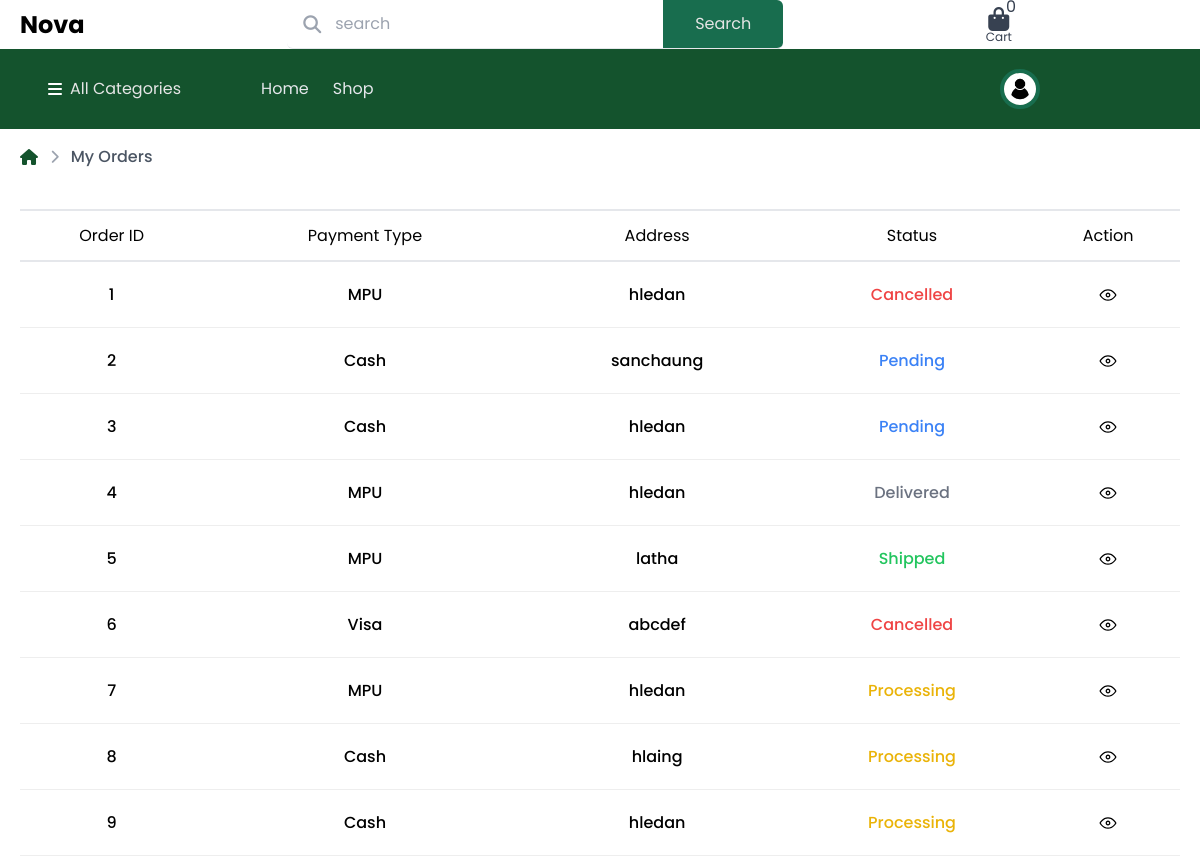
Screenshot of /user/order.php (signed in) with the database file from the repository.
### tables this page shows
CREATE TABLE `orders` (
  `id` int(11) NOT NULL,
  `user_id` int(11) DEFAULT NULL,
  `payment_type` varchar(255) NOT NULL,
  `address` varchar(255) NOT NULL,
  `order_date` timestamp NOT NULL DEFAULT current_timestamp() ON UPDATE current_timestamp(),
  `status` varchar(100) NOT NULL DEFAULT 'Processing'
);

### user/order.php (the view, shortened to what this page needs)
<?php
require_once "../assets/includes/usernavbar.php";
$user_id = $_SESSION['user']['uid'];
$stmt = $pdo->prepare("SELECT * FROM orders WHERE user_id = :user_id");
$stmt->execute(['user_id' => $user_id]);
$orders = $stmt->fetchAll(PDO::FETCH_ASSOC);
?>
<main class="px-5">
    <div class="container py-4 flex items-center gap-3">
        <a href="./" class="text-green-900 text-base">
            <i class="fa-solid fa-house"></i>
        </a>
        <span class="text-sm text-gray-400">
            <i class="fa-solid fa-chevron-right"></i>
        </span>
        <p class="text-gray-600 font-medium">My Orders</p>
    </div>
    <div class="w-full rounded-sm  bg-white pt-6 pb-2.5 xl:pb-1">
			<div class="max-w-full overflow-x-auto">
				<table class="w-full table-auto">
				<thead class=" border-y-2 ">
					<tr class="text-center  bg-gray-2 dark:bg-meta-4">
						<td class="py-3 text-center">Order ID</td>
						<td class="py-3 text-center">Payment Type</td>
						<td class="py-3 text-center">Address</td>
						<td class="py-3 text-center">Status</td>
						<td class="py-3 text-center">Action</td>
					</tr>
				</thead>
				<tbody>
					<?php foreach ($orders as $order) { ?>
					<tr>
						<td class="border-b text-center border-[#eee] py-5  dark:border-strokedark">
							<h5 class="font-medium text-black "><?php echo $order['id']; ?></h5>
						</td>
                        <td class="border-b text-center border-[#eee] py-5  dark:border-strokedark">
							<h5 class="font-medium text-black "><?php echo $order['payment_type']; ?></h5>
						</td>
                        <td class="border-b text-center border-[#eee] py-5  dark:border-strokedark">
							<h5 class="font-medium text-black "><?php echo $order['address']; ?></h5>
						</td>
						<td class="border-b text-center border-[#eee] py-5 dark:border-strokedark">
						<?php
						$status = $order['status'];
						$color_class = '';
						switch ($status) {
							case 'Pending':
								$color_class = 'text-blue-500';
								break;
							case 'Processing':
								$color_class = 'text-yellow-500';
								break;
							case 'Shipped':
								$color_class = 'text-green-500';
								break;
							case 'Delivered':
								$color_class = 'text-gray-500';
								break;
							case 'Cancelled':
								$color_class = 'text-red-500';
								break;
						}
						?>
						<h5 class="font-medium <?php echo $color_class; ?>"><?php echo $status; ?></h5>
					</td>
                        <td class=" border-b border-[#eee] py-5  dark:border-strokedark">
							<div class="flex justify-center items-center space-x-3.5">
                                <a href="orderDetail.php?id=<?= $order['id']; ?>"class="hover:text-emerald-700">
								</a>
							</div>
						</td>
					</tr>
					<?php } ?>
				</tbody>
				</table>
			</div>
			</div>
</main>

### assets/includes/header.php (shortened to what this page needs)
<head>
    <link rel="stylesheet" href="../assets/style/admin.css">
      <link rel="stylesheet" href="https://cdnjs.cloudflare.com/ajax/libs/font-awesome/6.5.2/css/all.min.css">
      <script src="https://cdn.tailwindcss.com"></script>
    <link href="https://cdnjs.cloudflare.com/ajax/libs/toastr.js/latest/toastr.css" rel="stylesheet">
</head>

### assets/includes/usernavbar.php (shortened to what this page needs)
<?php
require_once "../assets/includes/header.php";
?>
<body>
    <header class=" shadow-sm bg-white">
        <div class="container flex items-center justify-between">
            <a href=<?="./"?> class=" text-2xl font-bold ml-5 ">
                <span class="title">Nova</span>
            </a>
            <form method="GET" action="shop.php">
                <div class="w-full max-w-xl relative flex">
                    <span class="absolute left-4 top-4 text-lg text-gray-400">
                        <i class="fa-solid fa-magnifying-glass"></i>
                    </span>
                    <input type="text" name="search" id="search"
                        class="w-full border-b border-primary border-r-0 pl-12 py-3 pr-3 rounded-l-md focus:outline-none hidden md:flex"
                        placeholder="search">
                    <button
                        class=" text-neutral-200 border-b border-primary bg-[#186D4E] px-8 rounded-r-md hover:bg-green-800 hover:text-primary justify-center items-center  transition hidden md:flex">Search
                    </button>
                </div>
            </form>
            <div class="flex items-center space-x-4 pr-3">
                <a href="./cart.php" class="relative text-center text-gray-700 hover:text-primary transition relative">
                    <?php
                        $qty =0;
                    ?>
                        <span class=" absolute z-50 -top-3 -right-1"><?php echo $qty ?></span>
                    <div class="text-2xl">
                        <i class="fa-solid fa-bag-shopping"></i>
                    </div>
                    <div class="text-xs leading-3">Cart</div>
                    <div
                        class="absolute -right-3 -top-1 w-5 h-5 rounded-full flex items-center justify-center bg-primary text-white text-xs">
                        2</div>
                </a>
            </div>
        </div>
    </header>
    <nav class="bg-green-900 px-4">
        <div class="container flex">
            <div class="px-8 py-4 bg-primary md:flex items-center cursor-pointer relative group hidden">
                <span class="text-white">
                    <i class="fa-solid fa-bars"></i>
                </span>
                <span class="capitalize ml-2 text-neutral-200 ">All Categories</span>
            </div>
            <div class="flex items-center justify-between flex-grow md:pl-12 py-5">
                <div class="flex items-center space-x-6 capitalize">
                    <a href="./" class="text-gray-200 hover:text-white transition">Home</a>
                    <a href="./shop.php" class="text-gray-200 hover:text-white transition">Shop</a>
                </div>
                <?php
                if(isset($_SESSION['user'])){
                    ?>
                    <div class="relative user border-4 border-[#186D4E] rounded-full">
                        <img src="../assets/img/customer01.jpg" alt="" class="udropmenu" onclick="toggleDropdown()">
                    </div>
                <?php }else{ ?>
                <a href="./login.php" class="text-gray-200 hover:text-white transition">Login</a>
                <?php }?>
            </div>
        </div>
    </nav>

### assets/style/admin.css (style rules this page uses)
* { font-family: "Poppins"; margin: 0; padding: 0; box-sizing: border-box; }
body { min-height: 100vh; overflow-x: hidden; }
.container { position: relative; width: 100%; }
.user { position: relative; border-radius: 50%; cursor: pointer; }
.user img { width: 100%; height: 100%; object-fit: cover; }
.user { position: relative; width: 40px; height: 40px; border-radius: 50%; overflow: hidden; cursor: pointer; }
.user img { position: absolute; top: 0; left: 0; width: 100%; object-fit:cover; }

### rows the page displays
orders: id "1", payment_type "MPU", address "hledan", status "Cancelled"
orders: id "2", payment_type "Cash", address "sanchaung", status "Pending"
orders: id "3", payment_type "Cash", address "hledan", status "Pending"
orders: id "4", payment_type "MPU", address "hledan", status "Delivered"
orders: id "5", payment_type "MPU", address "latha", status "Shipped"
orders: id "6", payment_type "Visa", address "abcdef", status "Cancelled"
orders: id "7", payment_type "MPU", address "hledan", status "Processing"
orders: id "8", payment_type "Cash", address "hlaing", status "Processing"
orders: id "9", payment_type "Cash", address "hledan", status "Processing"
